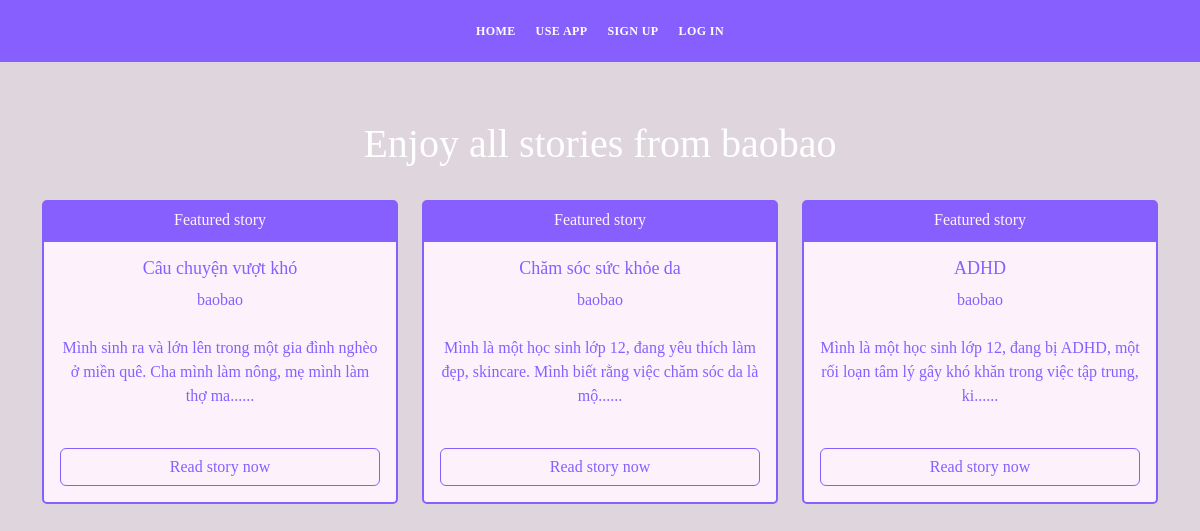
Page /other_user_blogs/1 on the earlier database version.
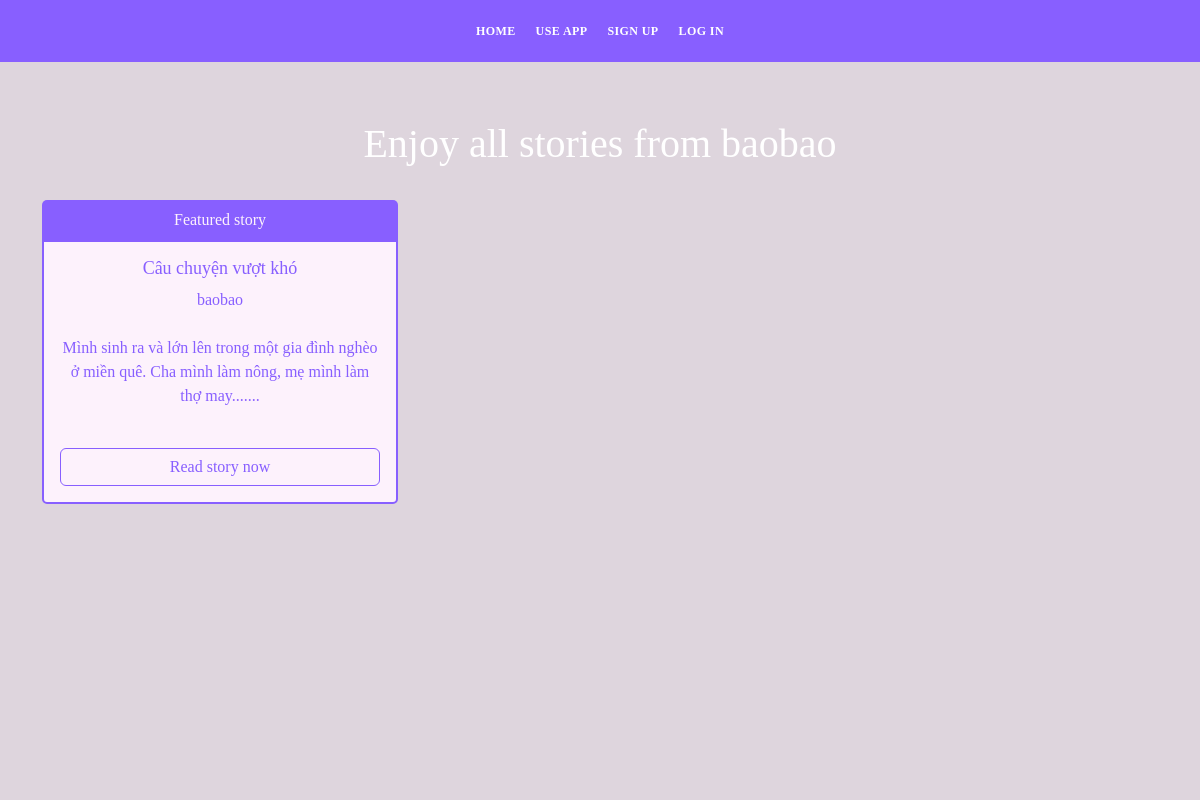
Same page on the later database version.
### app.py (models this page shows, shortened)
class Blogs(db.Model):
    id = db.Column(db.Integer, primary_key=True)
    title = db.Column(db.String(255), nullable=False)
    content = db.Column(db.Text, nullable=False)
    date_posted = db.Column(db.DateTime, default=datetime.utcnow)
    blog_commented = db.relationship('Comments', backref='blog_commented')
    blog_reacted = db.relationship('Reactions', backref='blog_reacted')
    tags = db.relationship('Tags', backref='blog_tags')
    blog_bookmarked = db.relationship('BookMarks', backref='blog_bookmarked')
    blog_category = db.relationship('Categories', backref='blog_category')
    poster_id = db.Column(db.Integer, db.ForeignKey('users.id'))

class Users(db.Model, UserMixin):
    id = db.Column(db.Integer, primary_key=True)
    name = db.Column(db.String(200), nullable=False)
    email =  db.Column(db.String(120), nullable=False, unique=True)
    user_name = db.Column(db.String(120), nullable=False)
    password_hash = db.Column(db.String(200))
    posts = db.relationship('Blogs', backref='poster')
    comments = db.relationship('Comments', backref='commenter')
    reacts = db.relationship('Reactions', backref='reacter')
    bookmarks = db.relationship('BookMarks', backref='bookmarker')
    @property
    def password():
        raise AttributeError('password is not a readable attribute')
    date_added = db.Column(db.DateTime, default=datetime.utcnow)

### app.py (the view)
@app.route("/other_user_blogs/<int:id>", methods=["GET", "POST"])
def other_user_blogs(id):
    user = Users.query.get_or_404(id)
    all_blogs = Blogs.query.order_by(Blogs.date_posted)
    return render_template('other_user_blogs.html', user=user, all_blogs=all_blogs)

### app.py (called while the page is built)
@app.context_processor
def base():
    form = SearchForm()
    return dict(form=form)

### templates/other_user_blogs.html
{% include 'navbar.html' %}
<div id="hero" class="hero route bg-image">
    <div class="overlay-itro"></div>
    <div class="hero-content display-table">
        <div class="table-cell-2">
            <h1>Enjoy all stories from {{user.user_name}}</h1>
            <div class="container">
                <div class="row">
                    {% for blog in all_blogs %}
                        {% if blog.poster.id == user.id %}
                            <div class="col-4 mt-4">
                                <div class="card">
                                    <div class="card-header card-secondary-color">
                                        Featured story
                                    </div>
                                    <div class="card-body card-primary-color">
                                        <h3 class="card-title">{{blog.title}}</h3>
                                        <a href="{{url_for('other_user_blogs', id=blog.poster.id)}}"><p class="card-text">{{blog.poster.user_name}}</p></a>
                                        <p class="card-text mt-4">{{blog.content[:100]}}......</p>
                                        <br>
                                        <div class="d-grid gap-2">
                                            <a href="{{url_for('blog', id=blog.id)}}" class="btn btn-outline-primary">Read story now</a>
                                        </div>
                                    </div>
                                </div>
                            </div>
                        {% endif %}
                    {% endfor %}
                </div>
            </div>
        </div>
    </div>
</div>

Differences in the rows shown:
removed Blogs: title "Chăm sóc sức khỏe da", poster.user_name "baobao", content "Mình là một học sinh lớp 12, đang yêu thích làm đẹp, skincare. Mình biết rằng việc chăm sóc da là mộ"
removed Blogs: title "ADHD", poster.user_name "baobao", content "Mình là một học sinh lớp 12, đang bị ADHD, một rối loạn tâm lý gây khó khăn trong việc tập trung, ki"
changed Blogs "Câu chuyện vượt khó": content "Mình sinh ra và lớn lên trong một gia đình nghèo ở miền quê. Cha mình làm nông, mẹ mình làm thợ ma" → "Mình sinh ra và lớn lên trong một gia đình nghèo ở miền quê. Cha mình làm nông, mẹ mình làm thợ may."
